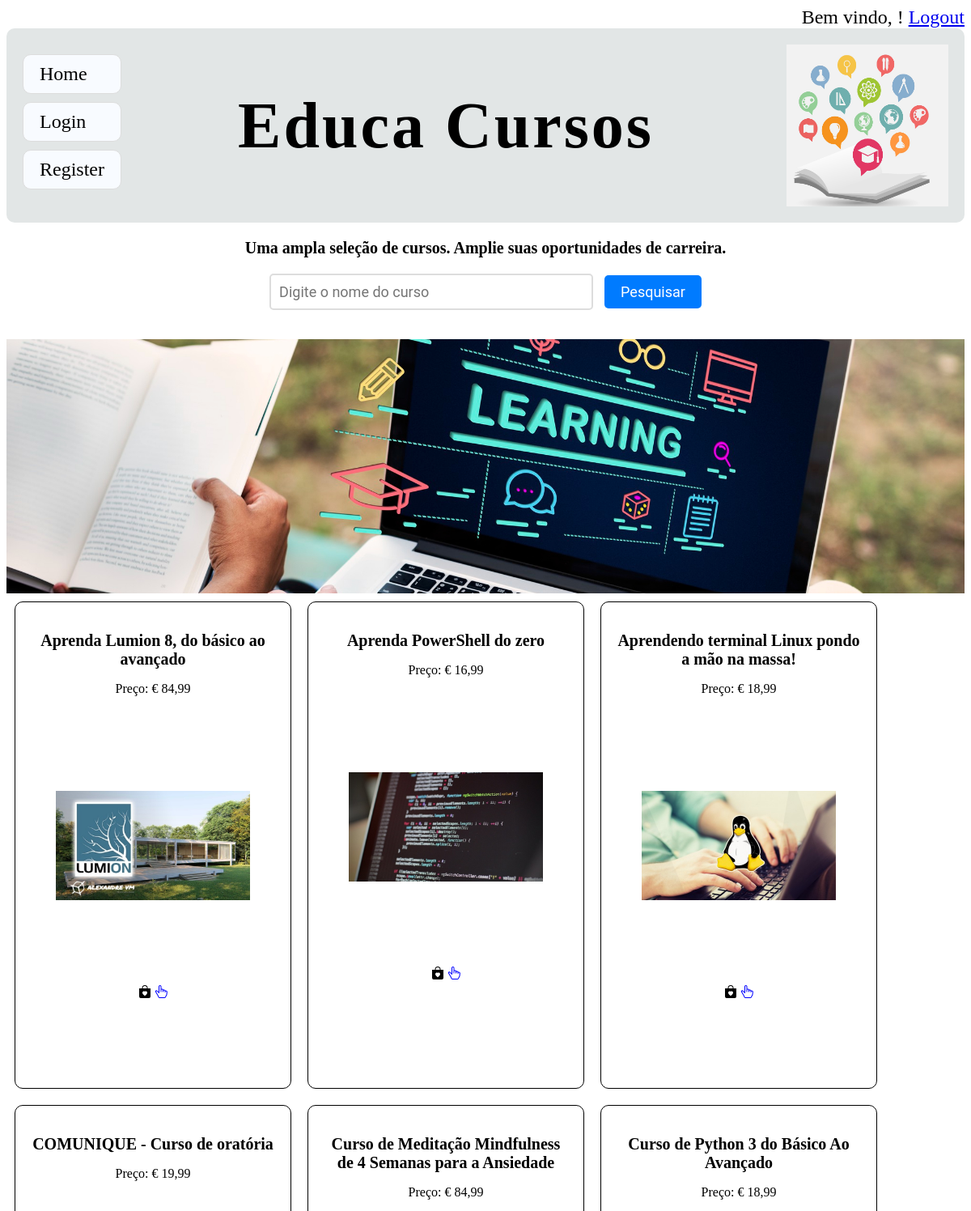
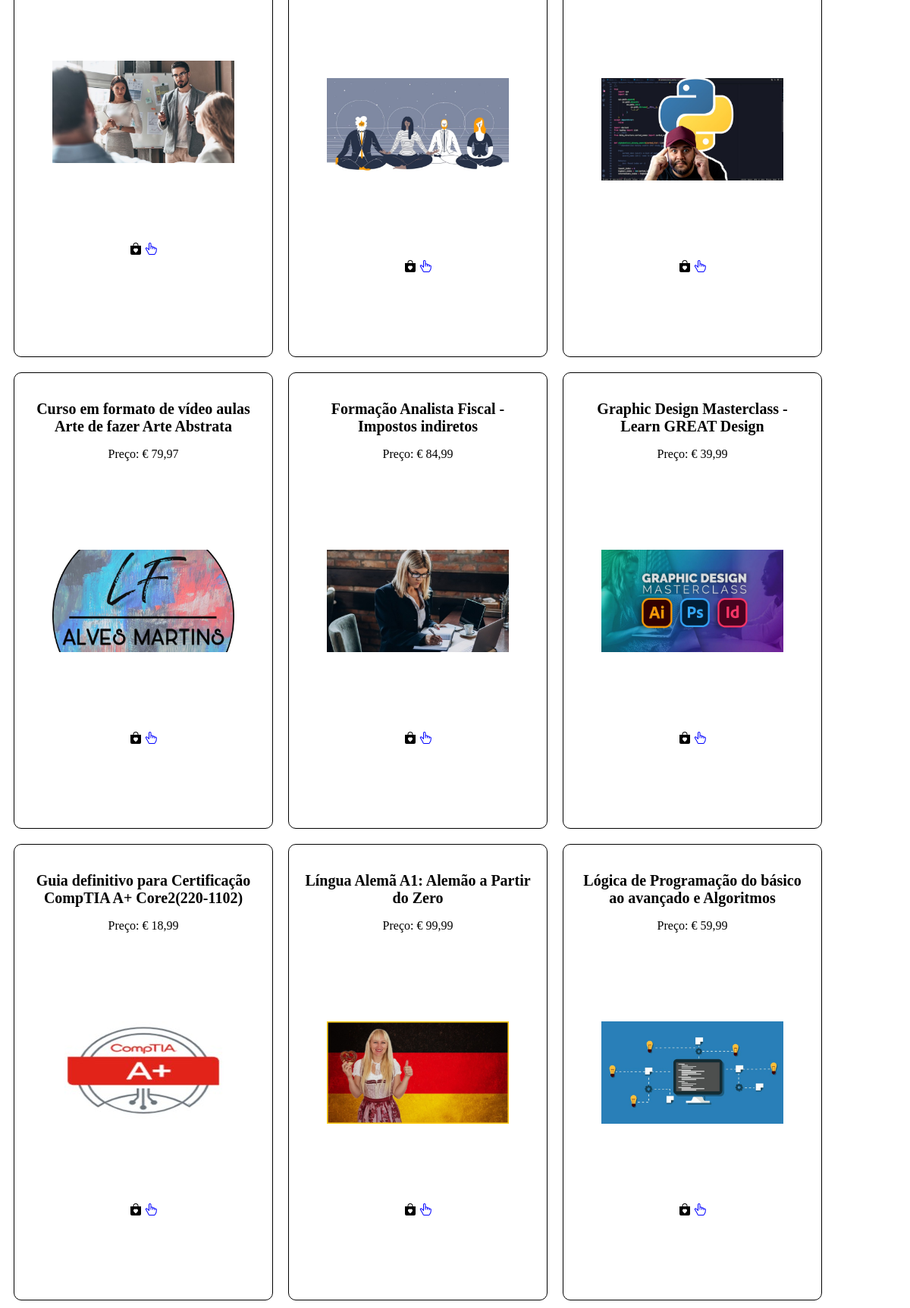
The page /cliente/pesquisar/ on the database its author committed (2 pictures, top to bottom).
### administrador/models.py (models this page shows, shortened)
class Curso(models.Model):
    TIPOS = (
        ("online" , "online"),
        ("presencial", "presencial"),
    )
    titulo = models.CharField(max_length=200)
    ano = models.SmallIntegerField(blank=True, null= True, default=datetime.now().year)
    imagem = models.ImageField(upload_to='cursos/',  blank=True, null=True)
    descricao = models.TextField(blank=True, null=True)
    valor = models.CharField(max_length=100, blank=True, null=True)
    intrutor = models.CharField(max_length=200, null=True)
    tipo = models.CharField(max_length=20, blank=True, null=True, choices=TIPOS, default='online')
    class Meta:
        ordering = ['titulo']

### cliente/views.py (the view)
# urls.py: path('pesquisar/', views.pesquisar_cursos, name='pesquisar_cursos'),
def pesquisar_cursos(request):
    query = request.GET.get('q')
    cursos = Curso.objects.filter(titulo__icontains=query) if query else Curso.objects.all()
    return render(request, 'cliente/home.html', {'cursos': cursos})

### cliente/templates/cliente/home.html (shortened to what this page needs)
{% load static %}
{% block conteudo %}
<nav class="nav">
    <span class="hello-msg"> Bem vindo, {{ user.username }}! </span>
    <span class="hello-msg"><a href="{% url 'cliente:logout' %}"> Logout </a> </span>
    <br>
</nav>
<div class="header-container">
    <div class="menu-links">
        <a class="home" href="{% url 'cliente:home' %}"> Home </a>
        <a class="home" href="{% url 'cliente:login' %}"> Login </a>
        <a class="home" href="{% url 'cliente:register' %}"> Register </a>
    </div>
    <h1>Educa Cursos</h1>
    <img src="{% static 'edu.jpg' %}" class="educa-cursos-image">
</div>
<h3>Uma ampla seleção de cursos. Amplie suas oportunidades de carreira.</h3>
<div class="search-form">
    <form action="{% url 'cliente:pesquisar_cursos' %}" method="GET">
        <input type="text" name="q" class="search-input" placeholder="Digite o nome do curso">
        <button type="submit" class="search-button">Pesquisar</button>
    </form>
</div>
<img src="{% static 'background/educacursos.jpg' %}" class="imagemeduca">
{% for curso in cursos %}
<div class="book">
    <h2>{{ curso.titulo }}</h2>
    <p>Preço: € {{ curso.valor }}</p>
    {% if curso.imagem %}
    <img src="{{ curso.imagem.url }}" class="imagem_principal" />
    {% endif %}
    <a href="{% url 'cliente:add' curso.id  %}">  <img src="{% static 'bag-heart-fill.svg' %}" ></a>
    <a href="{% url 'cliente:informacao' curso.id  %}">  <img src="{% static 'hand-index-thumb.svg' %}" ></a>
</div>
{% endfor %}
{% endblock %}

### rows shown on the page
Curso: titulo "Aprenda Lumion 8, do básico ao avançado", valor "84,99", imagem (picture)
Curso: titulo "Aprenda PowerShell do zero", valor "16,99", imagem (picture)
Curso: titulo "Aprendendo terminal Linux pondo a mão na massa!", valor "18,99", imagem (picture)
Curso: titulo "COMUNIQUE - Curso de oratória", valor "19,99", imagem (picture)
Curso: titulo "Curso de Meditação Mindfulness de 4 Semanas para a Ansiedade", valor "84,99", imagem (picture)
Curso: titulo "Curso de Python 3 do Básico Ao Avançado", valor "18,99", imagem (picture)
Curso: titulo "Curso em formato de vídeo aulas Arte de fazer Arte Abstrata", valor "79,97", imagem (picture)
Curso: titulo "Formação Analista Fiscal - Impostos indiretos", valor "84,99", imagem (picture)
Curso: titulo "Graphic Design Masterclass - Learn GREAT Design", valor "39,99", imagem (picture)
Curso: titulo "Guia definitivo para Certificação CompTIA A+ Core2(220-1102)", valor "18,99", imagem (picture)
Curso: titulo "Língua Alemã A1: Alemão a Partir do Zero", valor "99,99", imagem (picture)
Curso: titulo "Lógica de Programação do básico ao avançado e Algoritmos", valor "59,99", imagem (picture)
